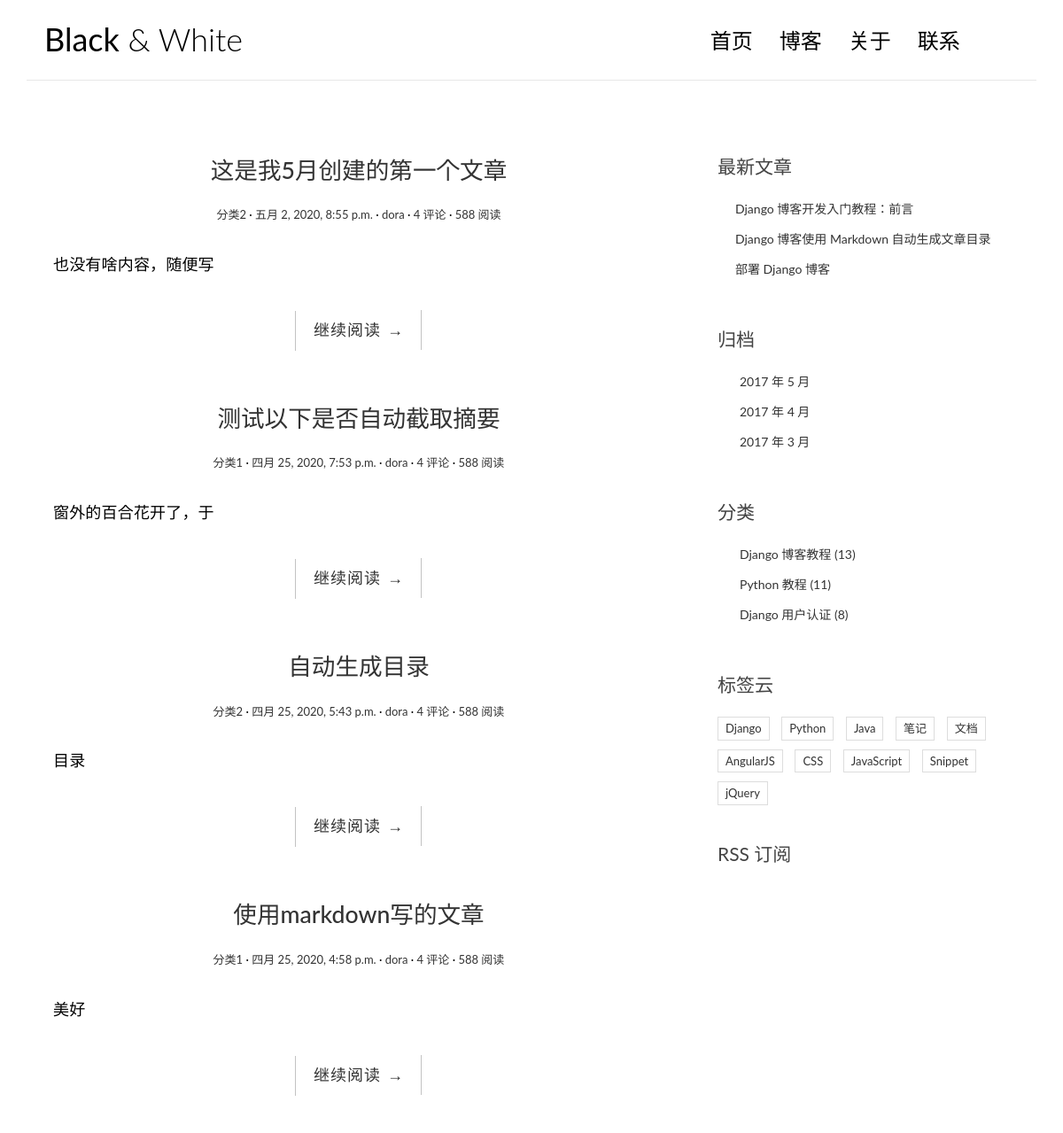
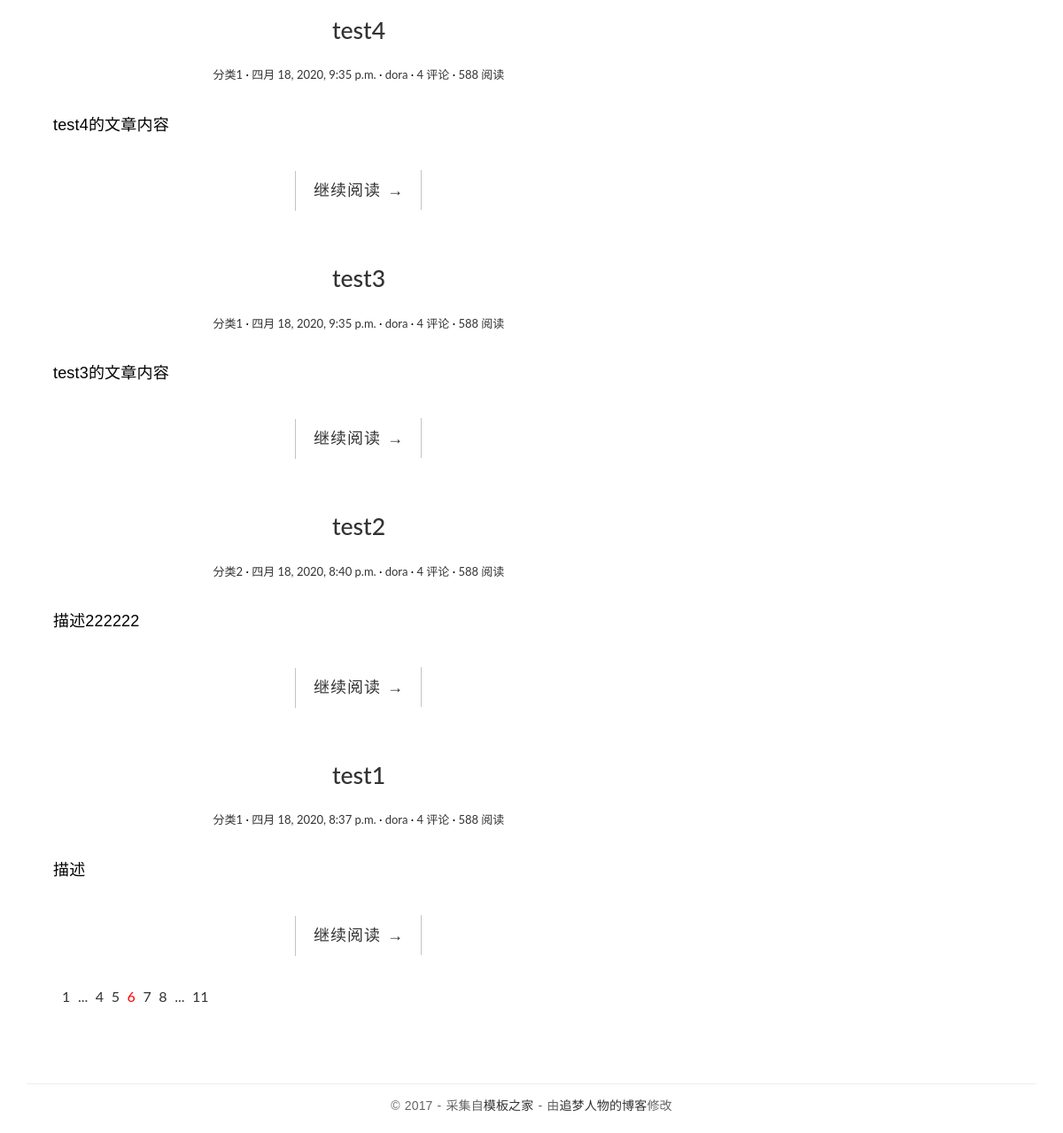
The page / on the database its author committed (2 pictures, top to bottom).
### blog/models.py (models this page shows, shortened)
class Post(models.Model):
    title = models.CharField('标题', max_length=70)
    body = models.TextField('正文')
    created_time = models.DateTimeField('创建时间', default=timezone.now)
    modified_time = models.DateTimeField('修改时间')
    excerpt = models.CharField('摘要', max_length=200, blank=True)
    category = models.ForeignKey(Category, verbose_name='分类', on_delete=models.CASCADE)
    tags = models.ManyToManyField(Tag, verbose_name='标签', blank=True)
    author = models.ForeignKey(User, verbose_name='作者', on_delete=models.CASCADE)
    class Meta:
        verbose_name = '文章'
        verbose_name_plural = verbose_name

class Category(models.Model):
    name = models.CharField(max_length=100)
    class Meta:
        verbose_name = '分类'
        verbose_name_plural = verbose_name

### blog/views.py (the view)
# urls.py: path('', views.index, name='index'),
def index(request):
    post_list = Post.objects.all().order_by('-created_time')
    return render(request, 'blog/index.html', context={'post_list': post_list})

### templates/blog/index.html (shortened to what this page needs)
<!DOCTYPE html>
<html>
{% load static %}
<head>
    <link rel="stylesheet" href="http://code.ionicframework.com/ionicons/2.0.1/css/ionicons.min.css">
    <link rel="stylesheet" href="{% static 'blog/css/bootstrap.min.css' %}">
    <link rel="stylesheet" href="{% static 'blog/css/pace.css' %}">
    <link rel="stylesheet" href="{% static 'blog/css/custom.css' %}">
</head>
<body>
<div class="container">
    <header id="site-header">
        <div class="row">
            <div class="col-md-4 col-sm-5 col-xs-8">
                <div class="logo">
                    <h1><a href="index.html"><b>Black</b> &amp; White</a></h1>
                </div>
            </div>
            <div class="col-md-8 col-sm-7 col-xs-4">
                <nav class="main-nav" role="navigation">
                    <div class="collapse navbar-collapse" id="bs-example-navbar-collapse-1">
                        <ul class="nav navbar-nav navbar-right">
                            <li class="cl-effect-11"><a href="index.html" data-hover="首页">首页</a></li>
                            <li class="cl-effect-11"><a href="full-width.html" data-hover="博客">博客</a></li>
                            <li class="cl-effect-11"><a href="about.html" data-hover="关于">关于</a></li>
                            <li class="cl-effect-11"><a href="contact.html" data-hover="联系">联系</a></li>
                        </ul>
                    </div>
                </nav>
            </div>
        </div>
    </header>
</div>
<div class="content-body">
    <div class="container">
        <div class="row">
            <main class="col-md-8">
                {% for post in post_list %}
                    <article class="post post-{{ post.pk }}">
                        <header class="entry-header">
                            <h1 class="entry-title">
                                <a href="single.html">{{ post.title }}</a>
                            </h1>
                            <div class="entry-meta">
                                <span class="post-category"><a href="#">{{ post.category.name}}</a></span>
                                <span class="post-date"><a href="#"><time class="entry-date"
                                                                          datetime="{{ post.create_time}}">{{ post.created_time }}</time></a></span>
                                <span class="post-author"><a href="#">{{ post.author }}</a></span>
                                <span class="comments-link"><a href="#">4 评论</a></span>
                                <span class="views-count"><a href="#">588 阅读</a></span>
                            </div>
                        </header>
                        <div class="entry-content clearfix">
                            <p>{{ post.excerpt}}</p>
                            <div class="read-more cl-effect-14">
                                <a href="#" class="more-link">继续阅读 <span class="meta-nav">→</span></a>
                            </div>
                        </div>
                    </article>
                {% empty %}
                    <div class="no-post">暂时还没有发布的文章！</div>
                {% endfor %}
                <div class="pagination">
                    <ul>
                        <li><a href="">1</a></li>
                        <li><a href="">...</a></li>
                        <li><a href="">4</a></li>
                        <li><a href="">5</a></li>
                        <li class="current"><a href="">6</a></li>
                        <li><a href="">7</a></li>
                        <li><a href="">8</a></li>
                        <li><a href="">...</a></li>
                        <li><a href="">11</a></li>
                    </ul>
                </div>
            </main>
            <aside class="col-md-4">
                <div class="widget widget-recent-posts">
                    <h3 class="widget-title">最新文章</h3>
                    <ul>
                        <li>
                            <a href="#">Django 博客开发入门教程：前言</a>
                        </li>
                        <li>
                            <a href="#">Django 博客使用 Markdown 自动生成文章目录</a>
                        </li>
                        <li>
                            <a href="#">部署 Django 博客</a>
                        </li>
                    </ul>
                </div>
                <div class="widget widget-archives">
                    <h3 class="widget-title">归档</h3>
                    <ul>
                        <li>
                            <a href="#">2017 年 5 月</a>
                        </li>
                        <li>
                            <a href="#">2017 年 4 月</a>
                        </li>
                        <li>
                            <a href="#">2017 年 3 月</a>
                        </li>
                    </ul>
                </div>
                <div class="widget widget-category">
                    <h3 class="widget-title">分类</h3>
                    <ul>
                        <li>
                            <a href="#">Django 博客教程 <span class="post-count">(13)</span></a>
                        </li>
                        <li>
                            <a href="#">Python 教程 <span class="post-count">(11)</span></a>
                        </li>
                        <li>
                            <a href="#">Django 用户认证 <span class="post-count">(8)</span></a>
                        </li>
                    </ul>
                </div>
                <div class="widget widget-tag-cloud">
                    <h3 class="widget-title">标签云</h3>
                    <ul>
                        <li>
                            <a href="#">Django</a>
                        </li>
                        <li>
                            <a href="#">Python</a>
                        </li>
                        <li>
                            <a href="#">Java</a>
                        </li>
                        <li>
                            <a href="#">笔记</a>
                        </li>
                        <li>
                            <a href="#">文档</a>
                        </li>
                        <li>
                            <a href="#">AngularJS</a>
                        </li>
                        <li>
                            <a href="#">CSS</a>
                        </li>
                        <li>
                            <a href="#">JavaScript</a>
                        </li>
                        <li>
                            <a href="#">Snippet</a>
                        </li>
                        <li>
                            <a href="#">jQuery</a>
                        </li>
                    </ul>
                </div>
                <div class="rss">
                    <a href=""> RSS 订阅</a>
                </div>
            </aside>
        </div>
    </div>
</div>
<footer id="site-footer">
    <div class="container">
        <div class="row">
            <div class="col-md-12">
                <p class="copyright">&copy 2017 - 采集自<a href="http://www.cssmoban.com/"
                                                        target="_blank" title="模板之家">模板之家</a>
                    - 由<a href="http://zmrenwu.com/" title="网页模板" target="_blank">追梦人物的博客</a>修改
                </p>
            </div>
        </div>
    </div>
</footer>
</body>
</html>

### blog/static/blog/css/custom.css (style rules this page uses)
* { outline: none; }
h1, h2, h3, h4, h5, h6 { margin-top: 0; }
b { font-weight: 400; }
a { color: #333; }
body { color: #444; font-family: 'Lato', sans-serif; }
p { font-family: 'Ubuntu', sans-serif; font-weight: 400; word-spacing: 1px; letter-spacing: 0.01em; }
#site-header { background-color: #FFF; padding: 25px 20px; margin-bottom: 40px; border-bottom: 1px solid #e7e7e7; }
.logo h1 a { color: #000; }
.logo h1 { margin: 0; font-family: 'Lato', sans-serif; font-weight: 300; }
.main-nav { margin-top: 11px; max-width: 95%; }
.main-nav a { color: #000000 !important; padding: 0 0 5px 0 !important; margin-right: 30px; font-family: 'Lato', sans-serif; font-weight: 300; font-size: 24px; }
.cl-effect-11 a { padding: 10px 0; color: #0972b4; text-shadow: none; }
.cl-effect-11 a::before { position: absolute; top: 0; left: 0; overflow: hidden; padding: 0 0 5px 0 !important; max-width: 0; border-bottom: 1px solid #000; color: #000; content: attr(data-hover); white-space: nowrap; -webkit-transition: max-width 0.5s; -moz-transition: max-width 0.5s; transition: max-width 0.5s; }
.content-body { padding-bottom: 4em; }
.post { background: #fff; padding: 30px 30px 0; }
.entry-title { text-align: center; font-size: 1.9em; margin-bottom: 20px; line-height: 1.6; padding: 10px 20px 0; }
.entry-meta { text-align: center; color: #DDDDDD; font-size: 13px; margin-bottom: 30px; }
.entry-content { font-size: 18px; line-height: 1.9; font-weight: 300; color: #000; }
.post-category::after, .post-date::after, .post-author::after, .comments-link::after { content: ' ·'; color: #000; }
.read-more { font-family: 'Ubuntu', sans-serif; font-weight: 400; word-spacing: 1px; letter-spacing: 0.01em; text-align: center; margin-top: 20px; }
.cl-effect-14 a { padding: 0 20px; height: 45px; line-height: 45px; position: relative; display: inline-block; margin: 15px 25px; letter-spacing: 1px; font-weight: 400; text-shadow: 0 0 1px rgba(255, 255, 255, 0.3); }
.cl-effect-14 a::before, .cl-effect-14 a::after { position: absolute; width: 45px; height: 1px; background: #C3C3C3; content: ''; -webkit-transition: all 0.3s; -moz-transition: all 0.3s; transition: all 0.3s; pointer-events: none; }
.cl-effect-14 a::before { top: 0; left: 0; -webkit-transform: rotate(90deg); -moz-transform: rotate(90deg); transform: rotate(90deg); -webkit-transform-origin: 0 0; -moz-transform-origin: 0 0; transform-origin: 0 0; }
.cl-effect-14 a::after { right: 0; bottom: 0; -webkit-transform: rotate(90deg); -moz-transform: rotate(90deg); transform: rotate(90deg); -webkit-transform-origin: 100% 0; -moz-transform-origin: 100% 0; transform-origin: 100% 0; }
.widget { background: #fff; padding: 30px 0 0; }
.widget-title { font-size: 1.5em; margin-bottom: 20px; line-height: 1.6; padding: 10px 0 0; font-weight: 400; }
.widget-recent-posts ul { padding: 0; margin: 0; padding-left: 20px; }
.widget-recent-posts ul li { list-style-type: none; position: relative; line-height: 170%; margin-bottom: 10px; }
.widget-recent-posts ul li::before { content: '\f3d3'; font-family: "Ionicons"; position: absolute; left: -17px; top: 3px; font-size: 16px; color: #000; }
.widget-archives ul { padding: 0; margin: 0; padding-left: 25px; }
.widget-archives ul li { list-style-type: none; position: relative; line-height: 170%; margin-bottom: 10px; }
.widget-archives ul li::before { content: '\f3f3'; font-family: "Ionicons"; position: absolute; left: -25px; top: 1px; font-size: 16px; color: #000; }
.widget-category ul { padding: 0; margin: 0; padding-left: 25px; }
.widget-category ul li { list-style-type: none; position: relative; line-height: 170%; margin-bottom: 10px; }
.widget-category ul li::before { content: '\f3fe'; font-family: "Ionicons"; position: absolute; left: -25px; top: 1px; font-size: 18px; color: #000; }
.widget-tag-cloud ul { padding: 0; margin: 0; margin-right: -10px; }
.widget-tag-cloud ul li { list-style-type: none; font-size: 13px; display: inline-block; margin-right: 10px; margin-bottom: 10px; padding: 3px 8px; border: 1px solid #ddd; }
.rss { font-size: 21px; margin-top: 30px; }
.rss a { color: #444; }
#site-footer { padding-top: 10px; padding: 0 0 1.5em 0; }
.copyright { text-align: center; padding-top: 1em; margin: 0; border-top: 1px solid #eee; color: #666; }
.pagination ul { list-style: none; }
.pagination ul li { display: inline-block; font-size: 16px; margin-right: 5px; }
.current a { color: red; }

### rows shown on the page
Post: title "这是我5月创建的第一个文章", category.name "分类2", created_time "五月 2, 2020, 8:55 p.m.", author "dora", excerpt "也没有啥内容，随便写"
Post: title "测试以下是否自动截取摘要", category.name "分类1", created_time "四月 25, 2020, 7:53 p.m.", author "dora", excerpt "窗外的百合花开了，于"
Post: title "自动生成目录", category.name "分类2", created_time "四月 25, 2020, 5:43 p.m.", author "dora", excerpt "目录"
Post: title "使用markdown写的文章", category.name "分类1", created_time "四月 25, 2020, 4:58 p.m.", author "dora", excerpt "美好"
Post: title "test4", category.name "分类1", created_time "四月 18, 2020, 9:35 p.m.", author "dora", excerpt "test4的文章内容"
Post: title "test3", category.name "分类1", created_time "四月 18, 2020, 9:35 p.m.", author "dora", excerpt "test3的文章内容"
Post: title "test2", category.name "分类2", created_time "四月 18, 2020, 8:40 p.m.", author "dora", excerpt "描述222222"
Post: title "test1", category.name "分类1", created_time "四月 18, 2020, 8:37 p.m.", author "dora", excerpt "描述"
